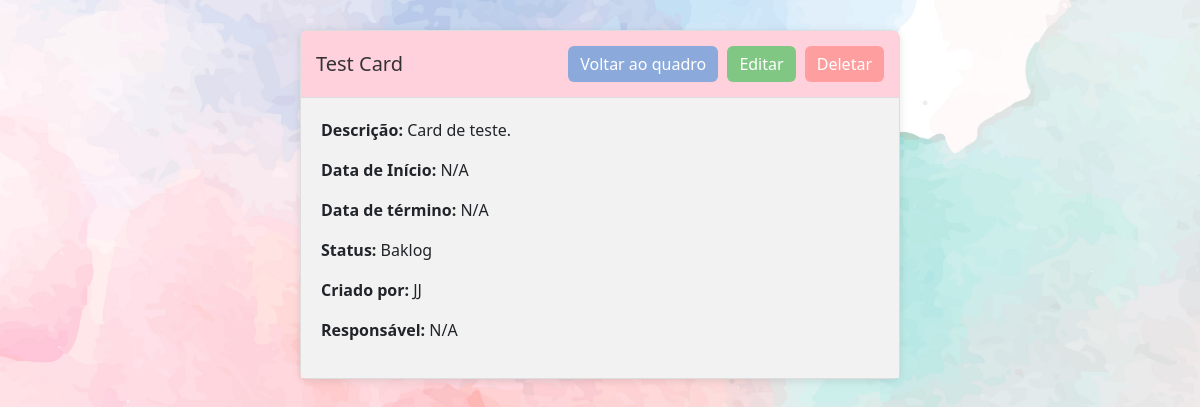
/card/1 (signed in), run on the app's committed database.
### models.py (models this page shows, shortened)
class Card(db.Model):
    id = db.Column(db.Integer, primary_key=True)
    title = db.Column(db.String(150), nullable=False)
    description = db.Column(db.Text)
    start_time = db.Column(db.DateTime)
    end_time = db.Column(db.DateTime)
    status = db.Column(db.String(50))
    creator_id = db.Column(db.Integer, db.ForeignKey('user.id'))
    column_id = db.Column(db.Integer, db.ForeignKey('column.id'), nullable=False)
    assigned_to_id = db.Column(db.Integer, db.ForeignKey('user.id'))
    board_id = db.Column(db.Integer, db.ForeignKey('board.id'))
    creator = db.relationship('User', foreign_keys=[creator_id], backref='created_cards')
    assignee = db.relationship('User', foreign_keys=[assigned_to_id], backref='assigned_cards')
    board = db.relationship('Board', backref='cards')

class User(db.Model, UserMixin):
    id = db.Column(db.Integer, primary_key=True)
    username = db.Column(db.String(150), unique=True, nullable=False)
    password = db.Column(db.String(150), nullable=False)
    boards = db.relationship('Board', secondary='membership', back_populates='members')

### app.py (the view)
    @app.route('/card/<int:card_id>', methods=['GET', 'POST'])
    @login_required
    def card_details(card_id):
        card = Card.query.get_or_404(card_id)
        if current_user not in card.board.members and current_user != card.board.creator:
            flash('Você não tem permissão para visualizar os detalhes deste card.', 'danger')
            return redirect(url_for('view_board', board_id=card.board_id))
        return render_template('card.html', card=card)

### templates/card.html (shortened to what this page needs)
<!DOCTYPE html>
<html lang="en">
<head>
    <link href="https://cdn.jsdelivr.net/npm/bootstrap@5.3.0-alpha1/dist/css/bootstrap.min.css" rel="stylesheet">
</head>
<body>
<div class="container">
    <div class="card-container">
        <div class="card">
            <div class="card-header">
                <h3>{{ card.title }}</h3>
                <div>
                    <a href="{{ url_for('view_board', board_id=card.board_id) }}" class="btn btn-back">Voltar ao quadro</a>
                    <form action="{{ url_for('update_card', card_id=card.id) }}" method="POST" style="display:inline;">
                        <button type="submit" class="btn btn-custom">Editar</button>
                    </form>
                    <form action="{{ url_for('delete_card', card_id=card.id) }}" method="POST" style="display:inline;">
                        <button type="submit" class="btn btn-delete">Deletar</button>
                    </form>
                </div>
            </div>
            <div class="card-body">
                <p><strong>Descrição:</strong> {{ card.description }}</p>
                <p><strong>Data de Início:</strong> {{ card.start_time.strftime('%Y-%m-%d %H:%M') if card.start_time else
                    'N/A' }}</p>
                <p><strong>Data de término:</strong> {{ card.end_time.strftime('%Y-%m-%d %H:%M') if card.end_time else 'N/A' }}
                </p>
                <p><strong>Status:</strong> {{ card.status }}</p>
                <p><strong>Criado por:</strong> {{ card.creator.username if card.creator else 'N/A' }}</p>
                <p><strong>Responsável:</strong> {{ card.assignee.username if card.assignee else 'N/A' }}</p>
            </div>
        </div>
    </div>
</div>
</body>
</html>

### templates/card.html (style rules this page uses)
body, html { height: 100%; margin: 0; font-family: 'Segoe UI', Tahoma, Geneva, Verdana, sans-serif; background: url("/static/images/background.jpg") no-repeat center center fixed; background-size: cover; background-color: #f8f9fa; }
.container { margin-top: 30px; }
.card-container { margin: 20px auto; max-width: 600px; }
.card { border: 1px solid #ddd; border-radius: 8px; box-shadow: 0 2px 8px rgba(0, 0, 0, 0.1); background-color: rgba(255, 255, 255, 0.8); }
.card-header { background-color: #ffd1dc; color: #333; border-bottom: 1px solid #ddd; padding: 15px; border-top-left-radius: 8px; border-top-right-radius: 8px; display: flex; justify-content: space-between; align-items: center; }
.card-header h3 { margin: 0; font-size: 1.25rem; }
.card-body { padding: 20px; background-color: #f2f2f2; }
.btn-custom, .btn-back { border: none; margin-right: 5px; color: #fff; }
.btn-custom { background-color: #81c784; }
.btn-delete { background-color: #ff9e9e; color: #fff; border: none; }
.btn-back { background-color: #8baadb; }

### data on the page
Card: title "Test Card", description "Card de teste.", start_time "N/A", end_time "N/A", status "Baklog"
User: creator "JJ"

### other printed values
{{ card.assignee.username if card.assignee else 'N/A' }} "N/A"
